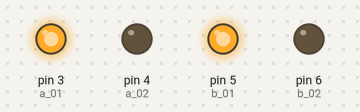
Recording of a sketch running on a simulated Arduino Uno, built with avr-gcc and run on an emulated ATmega328P. Shown: output pins drawn as LEDs (lit = HIGH).

Above: at 1.0 s.
At 3.0 s:
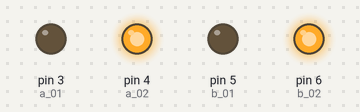
At 5.0 s:
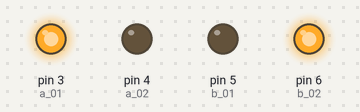
At 7.0 s:
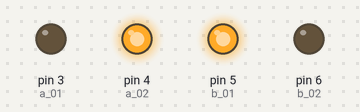
Timing chart, 0 to 10.4 s (numbered marks = the images above):
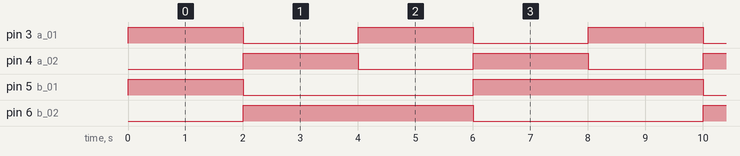

The sketch:

_03._Motor_Driver.ino
```cpp
int a_01 = 3;
int a_02 = 4;
int b_01 = 5;
int b_02 = 6;

int speed_a = 255;
int speed_b = 255;

void setup()
{
  pinMode(a_01, OUTPUT);
  pinMode(a_02, OUTPUT);
  pinMode(b_01, OUTPUT);
  pinMode(b_02, OUTPUT);
}

void loop()
{
  forward();
  delay(2000);

  backward();
  delay(2000);

  left();
  delay(2000);

  right();
  delay(2000);
}

void stop()
{
  analogWrite(a_01, 0);
  analogWrite(a_02, 0);
  analogWrite(b_01, 0);
  analogWrite(b_02, 0);
}

void forward()
{
  analogWrite(a_01, speed_a);
  analogWrite(a_02, 0);
  analogWrite(b_01, speed_b);
  analogWrite(b_02, 0);
}

void backward()
{
  analogWrite(a_01, 0);
  analogWrite(a_02, speed_a);
  analogWrite(b_01, 0);
  analogWrite(b_02, speed_b);
}

void left()
{
  analogWrite(a_01, speed_a);
  analogWrite(a_02, 0);
  analogWrite(b_01, 0);
  analogWrite(b_02, speed_b);
}

void right()
{
  analogWrite(a_01, 0);
  analogWrite(a_02, speed_a);
  analogWrite(b_01, speed_b);
  analogWrite(b_02, 0);
}
```

motor.cpp
```cpp
#include "motor.h"

void Motor::stop()
{
  analogWrite(a_01, 0);
  analogWrite(a_02, 0);
  analogWrite(b_01, 0);
  analogWrite(b_02, 0);
}

void Motor::forward()
{
  analogWrite(a_01, max_speed);
  analogWrite(a_02, 0);
  analogWrite(b_01, max_speed);
  analogWrite(b_02, 0);
}

void Motor::backward()
{
  analogWrite(a_01, 0);
  analogWrite(a_02, max_speed);
  analogWrite(b_01, 0);
  analogWrite(b_02, max_speed);
}

void Motor::left()
{
  analogWrite(a_01, max_speed);
  analogWrite(a_02, 0);
  analogWrite(b_01, 0);
  analogWrite(b_02, max_speed);
}

void Motor::right()
{
  analogWrite(a_01, 0);
  analogWrite(a_02, max_speed);
  analogWrite(b_01, max_speed);
  analogWrite(b_02, 0);
}
```

motor.h
```cpp
#ifndef MOTOR_H
#define MOTOR_H

#include <Arduino.h>

const byte max_speed = 255;

class Motor {
 private:
    int a_01;
    int a_02;
    int b_01;
    int b_02;

  public:
    Motor(int a1, int a2, int b1, int b2) {
      a_01 = a1;
      a_02 = a2;
      b_01 = b1;
      b_02 = b2;

      pinMode(a_01, OUTPUT);
      pinMode(a_02, OUTPUT);
      pinMode(b_01, OUTPUT);
      pinMode(b_02, OUTPUT);
    }

    void stop();
    void forward();
    void backward();
    void left();
    void right();
};

#endif // MOTOR_H
```

Measured:
- by itself, pin 3 (a_01), pin 4 (a_02): alternates HIGH for 2.0 s and LOW for 2.0 s
- by itself, pin 5 (b_01): repeats every 8.0 s: LOW 4.0 s, HIGH 4.0 s
- by itself, pin 6 (b_02): alternates HIGH for 4.0 s and LOW for 4.0 s
